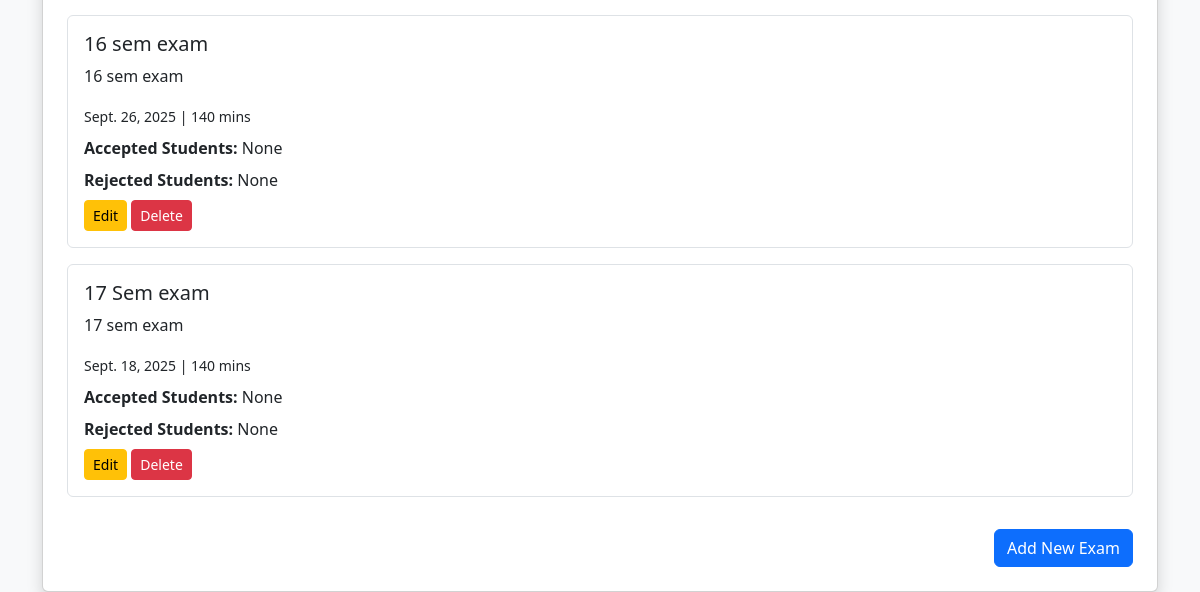
Before: /exams/exams/ (lower part) with the older database file.
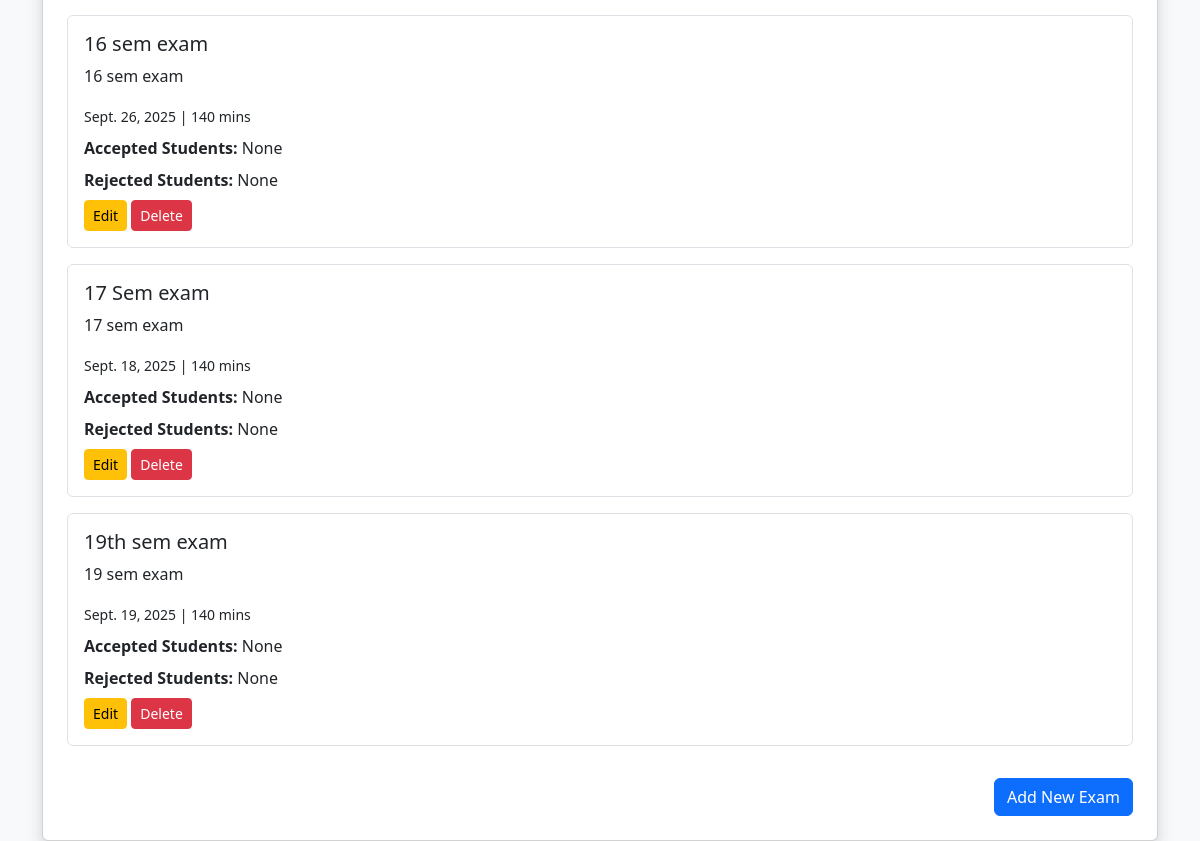
After: the same page with the newer database file.
### Exam/models.py (models this page shows, shortened)
class Exam(models.Model):
    title = models.CharField(max_length=200)
    description = models.TextField()
    date = models.DateField()
    duration = models.IntegerField()

### Exam/views.py (the view)
# urls.py: path("exams/", ExamListView.as_view(), name="exam-list"),
class ExamListView(APIView):
    template_name = "exam_list.html"
    def get(self, request):
        exams = Exam.objects.all()
        exam_list = []
        for exam in exams:
            accepted_responses = ExamResponse.objects.filter(exam=exam, accepted=True).select_related('student')
            rejected_responses = ExamResponse.objects.filter(exam=exam, accepted=False).select_related('student')
            exam_list.append({
                "exam": exam,
                "accepted_students": [r.student for r in accepted_responses],
                "rejected_students": [r.student for r in rejected_responses],
            })
        return render(request, self.template_name, {"exam_list": exam_list})

### Exam/templates/exam_list.html (shortened to what this page needs)
<!DOCTYPE html>
<html>
<head>
    <link href="https://cdn.jsdelivr.net/npm/bootstrap@5.3.0/dist/css/bootstrap.min.css" rel="stylesheet">
</head>
<body class="bg-light">
<div class="container mt-5">
    <div class="card shadow p-4">
        {% for item in exam_list %}
            <div class="mb-3 p-3 border rounded">
                <h5>{{ item.exam.title }}</h5>
                <p>{{ item.exam.description }}</p>
                <small>{{ item.exam.date }} | {{ item.exam.duration }} mins</small>
                <div class="mt-2">
                    <strong>Accepted Students:</strong>
                    {% if item.accepted_students %}
                        <ul>
                            {% for student in item.accepted_students %}
                                <li>{{ student.username }} ({{ student.email }})</li>
                            {% endfor %}
                        </ul>
                    {% else %}
                        <span>None</span>
                    {% endif %}
                </div>
                <div class="mt-2">
                    <strong>Rejected Students:</strong>
                    {% if item.rejected_students %}
                        <ul>
                            {% for student in item.rejected_students %}
                                <li>{{ student.username }} ({{ student.email }})</li>
                            {% endfor %}
                        </ul>
                    {% else %}
                        <span>None</span>
                    {% endif %}
                </div>
                <div class="mt-2">
                    <a href="{% url 'exam-edit' item.exam.id %}" class="btn btn-sm btn-warning">Edit</a>
                    <a href="{% url 'exam-delete' item.exam.id %}" class="btn btn-sm btn-danger">Delete</a>
                </div>
            </div>
        {% empty %}
            <p>No exams available.</p>
        {% endfor %}
        <div class="text-end mt-3">
            <a href="{% url 'exam-add' %}" class="btn btn-primary">Add New Exam</a>
        </div>
    </div>
</div>
</body>
</html>

Changed rows visible on the page:
added Exam: exam "19th sem exam", exam.description "19 sem exam", exam "Sept. 19, 2025", exam.duration "140"
